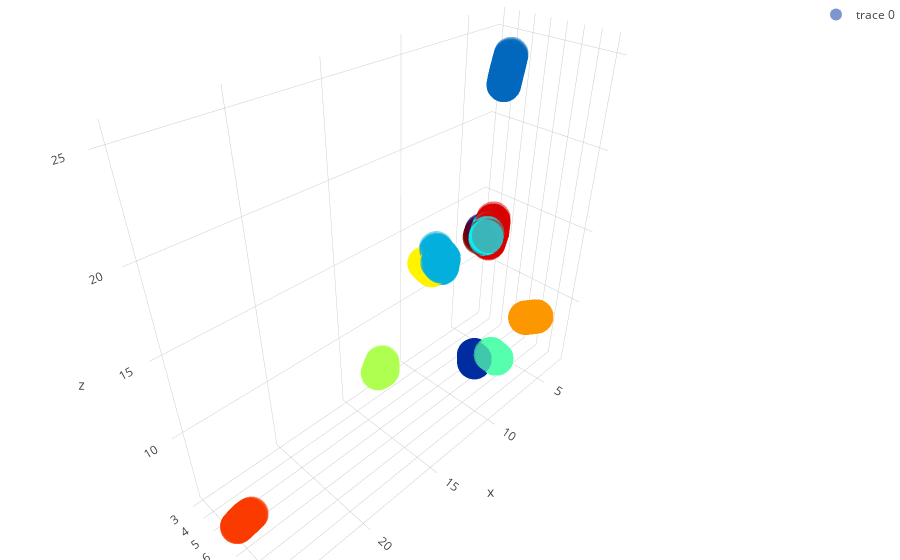

Write notebook code for a chart like this one.
### Code cell
x = df_train['lattice_vector_1_ang'].values
y = df_train['lattice_vector_2_ang'].values
z = df_train['lattice_vector_3_ang'].values


trace1 = go.Scatter3d(
    x=x,
    y=y,
    z=z,
    mode='markers',
    marker=dict(
        size=12,
        color=labels,                # set color to an array/list of desired values
        colorscale='Jet',   # choose a colorscale
        opacity=0.5
    )
)

data = [trace1]
layout = go.Layout(
    showlegend=True,
    margin=dict(
        l=0,
        r=0,
        b=0,
        t=0
    )
)
fig = go.Figure(data=data, layout=layout)
iplot(fig)

### Figure 1 — Plotly figure (JSON) as saved in the notebook; plotly's stock layout.template omitted (floating-point values rounded to 4 significant figures; data arrays with more than 128 entries replaced by an {"elided": "..."} marker saying what was removed)
{"data": [{"marker": {"color": {"elided": "2400 int values"}, "colorscale": "Jet", "opacity": 0.5, "size": 12}, "mode": "markers", "type": "scatter3d", "x": {"elided": "2400 float values"}, "y": {"elided": "2400 float values"}, "z": {"elided": "2400 float values"}}], "layout": {"margin": {"b": 0, "l": 0, "r": 0, "t": 0}, "showlegend": true}}
